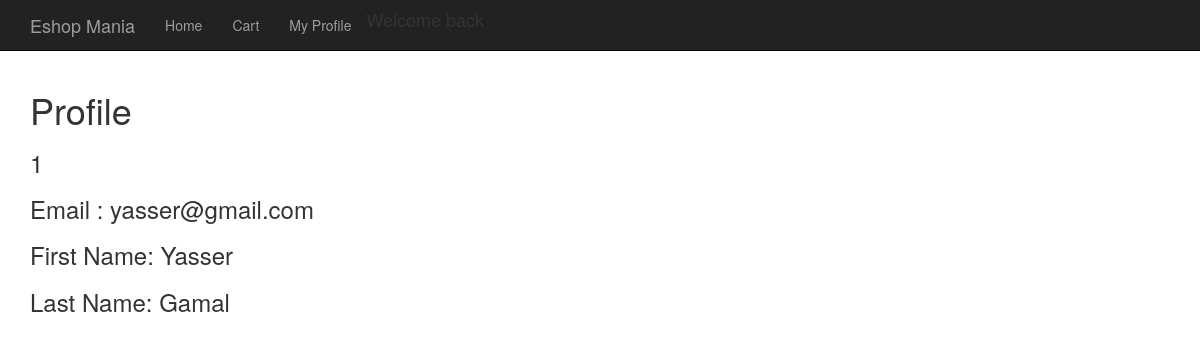
Screenshot of /test2/profile.php (signed in) with the database file from the repository.
### tables this page shows
CREATE TABLE IF NOT EXISTS `users` (
  `id` int(11) NOT NULL AUTO_INCREMENT,
  `email` varchar(30) NOT NULL,
  `first_name` varchar(16) NOT NULL,
  `last_name` varchar(16) NOT NULL,
  `password` varchar(16) NOT NULL,
  `avatar` varchar(250) DEFAULT NULL,
  PRIMARY KEY (`id`),
  UNIQUE KEY `email` (`email`)
);

### test2/functions/functions.php (called while the page is built, shortened)
<?php
function getProfile($id) {
  $query = "SELECT * from users where id = '$id'";
  $result_query = mysql_query($query);
  $result = mysql_fetch_array($result_query);
  return $result ;
}
?>

### test2/profile.php (the view, shortened to what this page needs)
<!DOCTYPE>
<?php
  include ("functions/functions.php");
  $array = "" ;
  if(isset($_SESSION['user'])) {
    $array = getProfile($_SESSION['user']);
  }
?>
<html>
<head>
    <link href="css/bootstrap.min.css" rel="stylesheet">
    <link href="css/shop-homepage.css" rel="stylesheet">
</head>
<body>
  <nav class="navbar navbar-inverse navbar-fixed-top" role="navigation">
        <div class="container">
            <div class="navbar-header">
                <a class="navbar-brand" href="#">Eshop Mania</a>
            </div>
            <div class="collapse navbar-collapse" id="bs-example-navbar-collapse-1">
                <ul class="nav navbar-nav">
                    <li>
                        <a href="test.php">Home</a>
                    </li>
                    <li>
                        <a href="cart.php">Cart</a>
                    </li>
                    <li>
                        <a href="profile.php">My Profile</a>
                    </li>
                    <li>
                      <?php
                        if (isset($_SESSION['user'])) {
                            echo "<h4 style='text-color: #FFFFFF'>Welcome back</h4>";
                            }
                         else {
                            echo "<a href='signIn.php'>Sign In/Register </a>" ;
                        }
                     ?>
                    </li>
                </ul>
            </div>
        </div>
    </nav>
    <div class="container">
          <h1>Profile</h1>
          <h3> <?php  echo $array[0]; ?></h3>
          <h3> Email : <?php  echo $array[1]; ?></h3>
          <h3> First Name: <?php  echo $array[2]; ?></h3>
          <h3> Last Name: <?php  echo $array[3]; ?></h3>
    </div>
</body>
</html>

### test2/css/shop-homepage.css (style rules this page uses)
body { padding-top: 70px; }

### rows the page displays
users: id "1", email "yasser@gmail.com", first_name "Yasser", last_name "Gamal"
